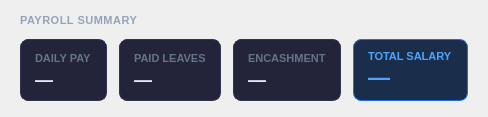
           <widget class="QFrame" name="payroll_frame">
            <property name="sizePolicy">
             <sizepolicy hsizetype="Expanding" vsizetype="Fixed">
              <horstretch>0</horstretch>
              <verstretch>0</verstretch>
             </sizepolicy>
            </property>
            <property name="styleSheet">
             <string notr="true">
QFrame#payroll_frame {
    background-color: #2a2a3d;
    border-radius: 10px;
    border: 1px solid #33334d;
}
QLabel { background-color: transparent; border: none; }
</string>
            </property>
            <property name="frameShape">
             <enum>QFrame::NoFrame</enum>
            </property>

            <layout class="QVBoxLayout" name="vl_payroll">
             <property name="spacing">
              <number>12</number>
             </property>
             <property name="leftMargin">
              <number>20</number>
             </property>
             <property name="topMargin">
              <number>14</number>
             </property>
             <property name="rightMargin">
              <number>20</number>
             </property>
             <property name="bottomMargin">
              <number>16</number>
             </property>

             <!-- Payroll section header -->
             <item>
              <widget class="QLabel" name="lab_payroll">
               <property name="styleSheet">
                <string notr="true">
color: #94a3b8;
font-size: 11px;
font-weight: 700;
letter-spacing: 0.5px;
</string>
               </property>
               <property name="text">
                <string>PAYROLL SUMMARY</string>
               </property>
              </widget>
             </item>

             <!-- Payroll figures row -->
             <item>
              <widget class="QFrame" name="frame_payroll_row">
               <property name="styleSheet">
                <string notr="true">background: transparent;</string>
               </property>
               <property name="frameShape">
                <enum>QFrame::NoFrame</enum>
               </property>
               <layout class="QHBoxLayout" name="hl_payroll_row">
                <property name="spacing">
                 <number>0</number>
                </property>
                <property name="leftMargin">
                 <number>0</number>
                </property>
                <property name="topMargin">
                 <number>0</number>
                </property>
                <property name="rightMargin">
                 <number>0</number>
                </property>
                <property name="bottomMargin">
                 <number>0</number>
                </property>

                <!-- Daily Pay -->
                <item>
                 <widget class="QFrame" name="pay_daily">
                  <property name="styleSheet">
                   <string notr="true">
QFrame { background-color: #23233a; border-radius: 8px; border: 1px solid #33334d; }
QLabel { background: transparent; border: none; }
</string>
                  </property>
                  <property name="frameShape">
                   <enum>QFrame::NoFrame</enum>
                  </property>
                  <layout class="QVBoxLayout" name="vl_daily">
                   <property name="spacing"><number>2</number></property>
                   <property name="leftMargin"><number>14</number></property>
                   <property name="topMargin"><number>10</number></property>
                   <property name="rightMargin"><number>14</number></property>
                   <property name="bottomMargin"><number>10</number></property>
                   <item>
                    <widget class="QLabel" name="label_12">
                     <property name="styleSheet">
                      <string notr="true">color: #64748b; font-size: 11px; font-weight: 600;</string>
                     </property>
                     <property name="text"><string>DAILY PAY</string></property>
                    </widget>
                   </item>
                   <item>
                    <widget class="QLabel" name="daily_pay">
                     <property name="styleSheet">
                      <string notr="true">color: #e2e8f0; font-size: 18px; font-weight: 700;</string>
                     </property>
                     <property name="text"><string>—</string></property>
                    </widget>
                   </item>
                  </layout>
                 </widget>
                </item>

                <item><spacer name="hsp1"><property name="orientation"><enum>Qt::Horizontal</enum></property><property name="sizeHint" stdset="0"><size><width>12</width><height>20</height></size></property></spacer></item>

                <!-- Paid Leaves -->
                <item>
                 <widget class="QFrame" name="pay_leaves">
                  <property name="styleSheet">
                   <string notr="true">
QFrame { background-color: #23233a; border-radius: 8px; border: 1px solid #33334d; }
QLabel { background: transparent; border: none; }
</string>
                  </property>
                  <property name="frameShape">
                   <enum>QFrame::NoFrame</enum>
                  </property>
                  <layout class="QVBoxLayout" name="vl_leaves">
                   <property name="spacing"><number>2</number></property>
                   <property name="leftMargin"><number>14</number></property>
                   <property name="topMargin"><number>10</number></property>
                   <property name="rightMargin"><number>14</number></property>
                   <property name="bottomMargin"><number>10</number></property>
                   <item>
                    <widget class="QLabel" name="label_14">
                     <property name="styleSheet">
                      <string notr="true">color: #64748b; font-size: 11px; font-weight: 600;</string>
                     </property>
                     <property name="text"><string>PAID LEAVES</string></property>
                    </widget>
                   </item>
                   <item>
                    <widget class="QLabel" name="paid_leaves">
                     <property name="styleSheet">
                      <string notr="true">color: #e2e8f0; font-size: 18px; font-weight: 700;</string>
                     </property>
                     <property name="text"><string>—</string></property>
                    </widget>
                   </item>
                  </layout>
                 </widget>
                </item>

                <item><spacer name="hsp2"><property name="orientation"><enum>Qt::Horizontal</enum></property><property name="sizeHint" stdset="0"><size><width>12</width><height>20</height></size></property></spacer></item>

                <!-- Encashment -->
                <item>
                 <widget class="QFrame" name="pay_encash">
                  <property name="styleSheet">
                   <string notr="true">
QFrame { background-color: #23233a; border-radius: 8px; border: 1px solid #33334d; }
QLabel { background: transparent; border: none; }
</string>
                  </property>
                  <property name="frameShape">
                   <enum>QFrame::NoFrame</enum>
                  </property>
                  <layout class="QVBoxLayout" name="vl_encash">
                   <property name="spacing"><number>2</number></property>
                   <property name="leftMargin"><number>14</number></property>
                   <property name="topMargin"><number>10</number></property>
                   <property name="rightMargin"><number>14</number></property>
                   <property name="bottomMargin"><number>10</number></property>
                   <item>
                    <widget class="QLabel" name="label_16">
                     <property name="styleSheet">
                      <string notr="true">color: #64748b; font-size: 11px; font-weight: 600;</string>
                     </property>
                     <property name="text"><string>ENCASHMENT</string></property>
                    </widget>
                   </item>
                   <item>
                    <widget class="QLabel" name="encashment">
                     <property name="styleSheet">
                      <string notr="true">color: #e2e8f0; font-size: 18px; font-weight: 700;</string>
                     </property>
                     <property name="text"><string>—</string></property>
                    </widget>
                   </item>
                  </layout>
                 </widget>
                </item>

                <item><spacer name="hsp3"><property name="orientation"><enum>Qt::Horizontal</enum></property><property name="sizeHint" stdset="0"><size><width>12</width><height>20</height></size></property></spacer></item>

                <!-- Total Salary — accented -->
                <item>
                 <widget class="QFrame" name="pay_salary">
                  <property name="styleSheet">
                   <string notr="true">
QFrame { background-color: #1a2d4a; border-radius: 8px; border: 1px solid #1f6fea; }
QLabel { background: transparent; border: none; }
</string>
                  </property>
                  <property name="frameShape">
                   <enum>QFrame::NoFrame</enum>
                  </property>
                  <layout class="QVBoxLayout" name="vl_salary">
                   <property name="spacing"><number>2</number></property>
                   <property name="leftMargin"><number>14</number></property>
                   <property name="topMargin"><number>10</number></property>
                   <property name="rightMargin"><number>14</number></property>
                   <property name="bottomMargin"><number>10</number></property>
                   <item>
                    <widget class="QLabel" name="label_18">
                     <property name="styleSheet">
                      <string notr="true">color: #4da3ff; font-size: 11px; font-weight: 700;</string>
                     </property>
                     <property name="text"><string>TOTAL SALARY</string></property>
                    </widget>
                   </item>
                   <item>
                    <widget class="QLabel" name="salary">
                     <property name="styleSheet">
                      <string notr="true">color: #4da3ff; font-size: 22px; font-weight: 800;</string>
                     </property>
                     <property name="text"><string>—</string></property>
                    </widget>
                   </item>
                  </layout>
                 </widget>
                </item>

               </layout>
              </widget>
             </item>

            </layout>
           </widget>
